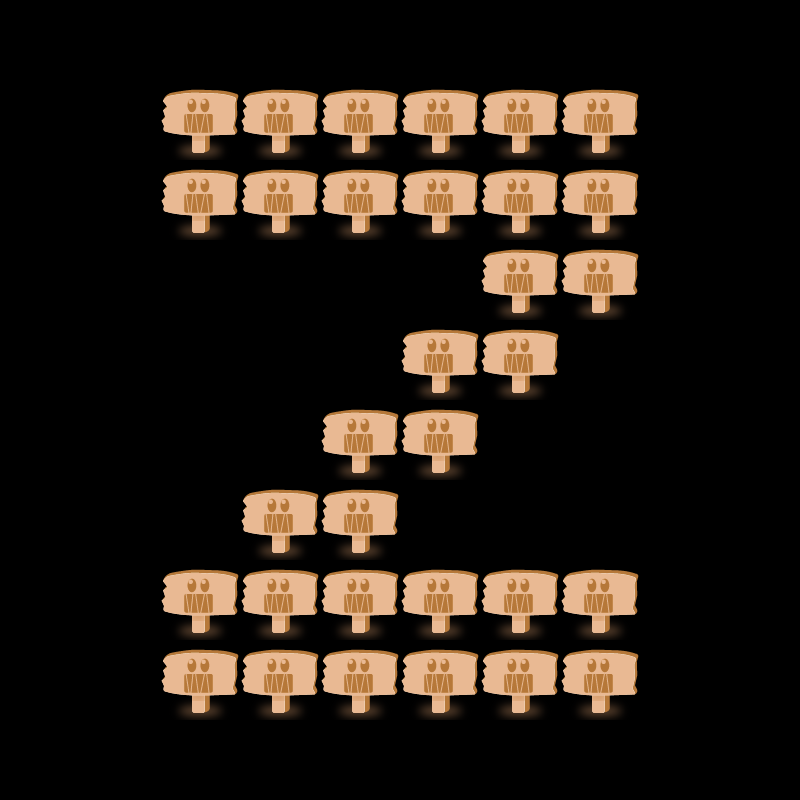

Rendered tile map (Tiled .tmx) drawn with the repository's tilesets; below, a short description and the map source with its tile grids summarised:
An orthogonal 10x10 tile map with 80x80 px tiles, 1 tile layer (gamelayer).

<map version="1.0" orientation="orthogonal" width="10" height="10" tilewidth="80" tileheight="80">
 <tileset firstgid="1" name="LevelBlock" tilewidth="80" tileheight="80">
  <image source="LevelBlock.png" width="320" height="240" />
 </tileset>
 <layer name="gamelayer" width="10" height="10">
  <data>[100 cells, 32 non-empty, 1 distinct tile ids]</data>
 </layer>
</map>
